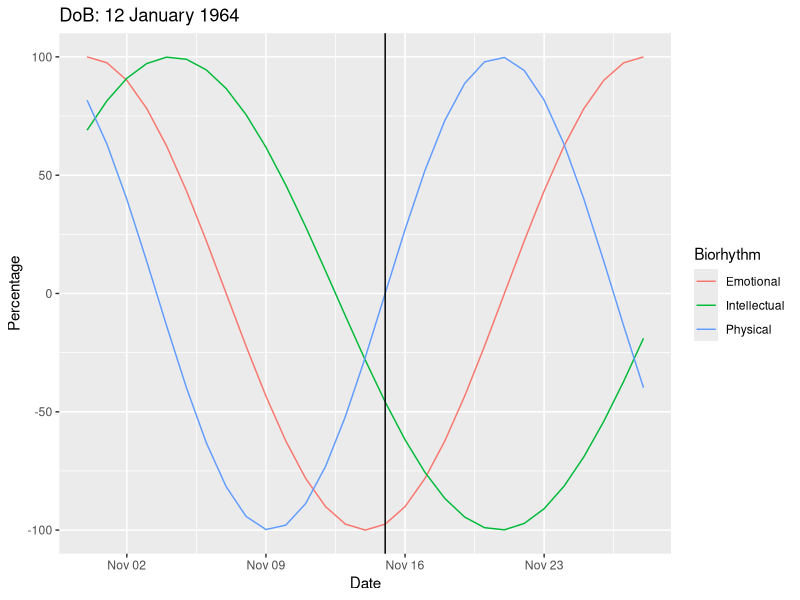
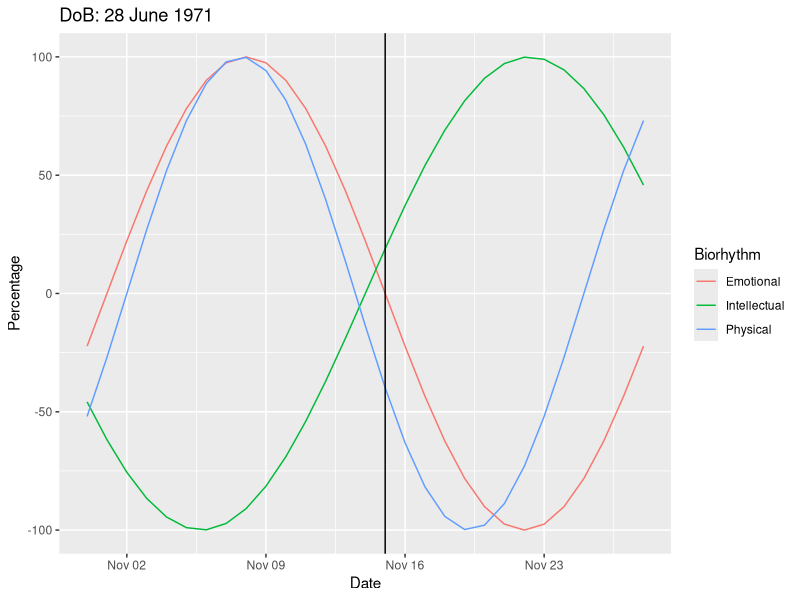
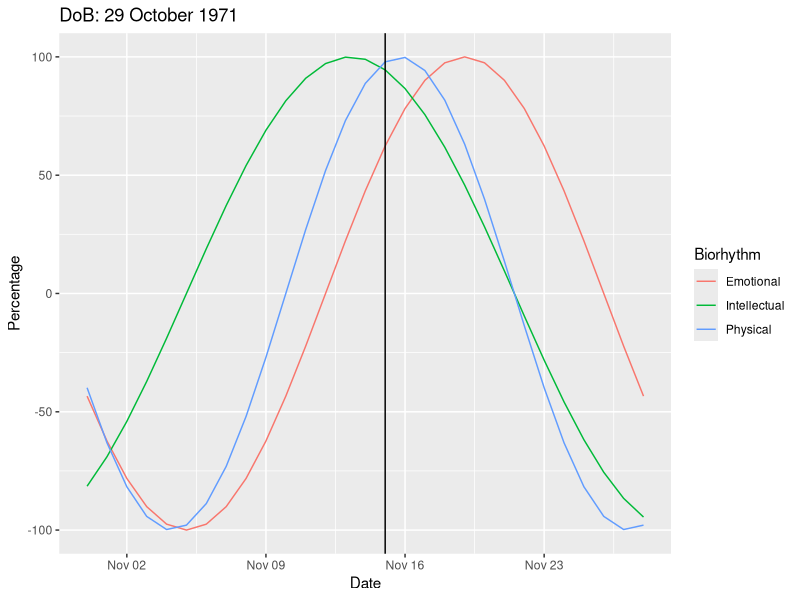
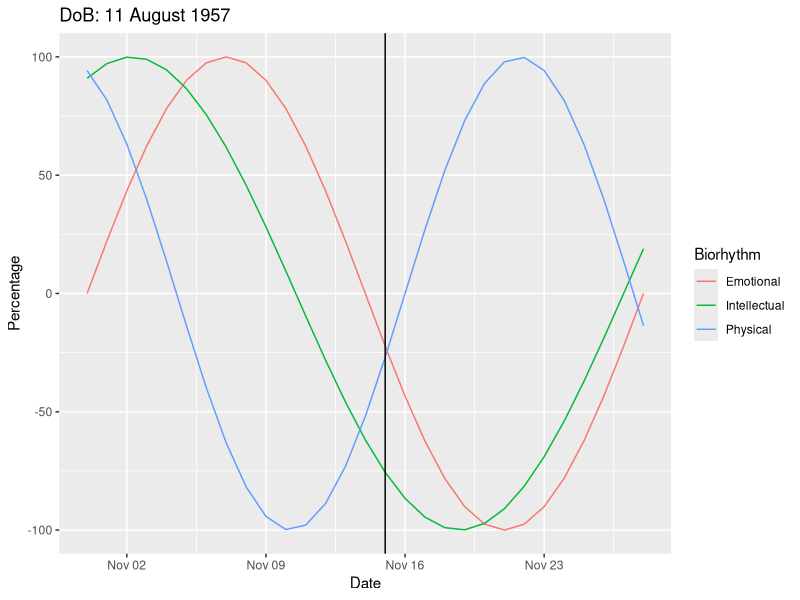

The R script that drew these images, in order:
library(dplyr)
library(tidyr)
library(ggplot2)

biorhythm <- function(dob, target = Sys.Date()) {
  dob <- as.Date(dob)
  target <- as.Date(target)
  t <- round(as.numeric(difftime(target, dob)))
  days <- (t - 14) : (t + 14)
  period <- tibble(Date = seq.Date(from = target - 15, by = 1, length.out = 29),
                       Physical = sin (2 * pi * days / 23) * 100, 
                       Emotional = sin (2 * pi * days / 28) * 100, 
                       Intellectual = sin (2 * pi * days / 33) * 100)
  period <- gather(period, key = "Biorhythm", value = "Percentage", -Date)
  ggplot(period, aes(x = Date, y = Percentage, col = Biorhythm)) + geom_line() +  
    ggtitle(paste("DoB:", format(dob, "%d %B %Y"))) + 
    geom_vline(xintercept = as.numeric(target))
}

# I took four people's birthdays. Hope they are in good mode today.
biorhythm("1964-01-12", Sys.Date())
biorhythm("1971-06-28", Sys.Date())
biorhythm("1971-10-29", Sys.Date())
biorhythm("1957-08-11", Sys.Date())
